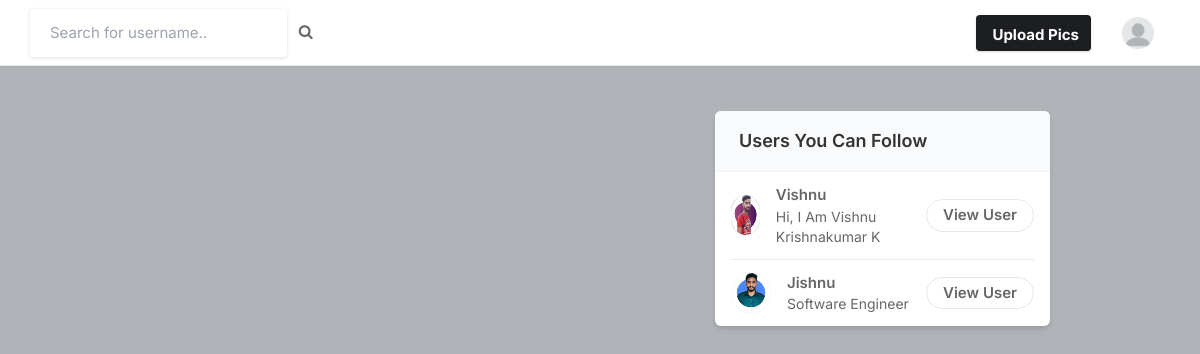
The app's page / (signed in), older data.
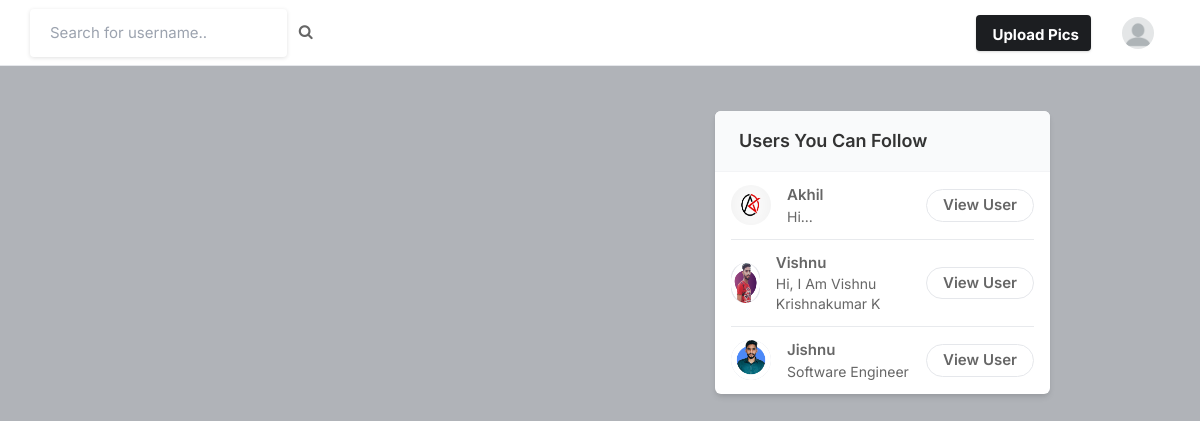
The same page, newer data.
### core/models.py (models this page shows, shortened)
class Profile(models.Model):
  user       = models.ForeignKey(User, on_delete=models.CASCADE)
  id_user    = models.IntegerField()
  bio        = models.TextField(blank=True)
  profileimg = models.ImageField(upload_to='proflie_images', default='blank-profile-picture.png')
  location   = models.CharField(max_length=100, blank=True)

### core/views.py (the view)
# urls.py: path('', views.index, name="index"),
@login_required(login_url='signin')
def index(request):
  user_object  = User.objects.get(username=request.user.username)
  user_profile = Profile.objects.get(user=user_object)
  user_following_list = []
  feed = []
  user_following = FollowersCount.objects.filter(follower=request.user.username)
  for users in user_following:
    user_following_list.append(users.user)
  for usernames in user_following_list:
    feed_lists = Post.objects.filter(user=usernames)
    feed.append(feed_lists)
  feed_lists = list(chain(*feed))
  all_users          = User.objects.all()
  user_following_all = []
  for user in user_following:
    user_list = User.objects.get(username=user.user)
    user_following_all.append(user_list)
  new_suggestions_list  = [x for x in list(all_users) if (x not in list(user_following_all))]
  current_user          = User.objects.filter(username=request.user.username)
  final_suggestions_list = [x for x in list(new_suggestions_list) if (x not in list(current_user))]
  random.shuffle(final_suggestions_list)
  username_profile      = []
  username_profile_list = []
  for users in final_suggestions_list:
    username_profile.append(users.id)
  for ids in username_profile:
    profile_lists = Profile.objects.filter(id_user=ids)
    username_profile_list.append(profile_lists)
  suggestions_username_profile_list = list(chain(*username_profile_list))
  return render(request, 'index.html', {'user_profile': user_profile, 'posts': feed_lists, 'suggestions_username_profile_list': suggestions_username_profile_list})

### templates/index.html (shortened to what this page needs)
{% load static %}
<!DOCTYPE html>
<html lang="en">
<head>
    <link rel="stylesheet" href="{% static 'assets/css/icons.css' %}">
    <link rel="stylesheet" href="{% static 'assets/css/uikit.css' %}">
    <link rel="stylesheet" href="{% static 'assets/css/style.css' %}">
    <link rel="stylesheet" href="{% static 'assets/css/tailwind.css' %}">
    <link rel="stylesheet" href="https://cdnjs.cloudflare.com/ajax/libs/font-awesome/4.7.0/css/font-awesome.min.css">
</head>
<body>
    <header>
        <div class="header_inner">
            <form action="{% url "search" %}" method="POST">
            <div class="left-side">
                    <input type="text" name="username" placeholder="Search for username..">&nbsp; &nbsp;
                    <button type="submit"><i class="fa fa-search fa-1x"></i></button>
            </div>
            </form>
            <div class="right-side lg:pr-4">
                <div class="flex justify-center items-center">
                    <a href="#"
                        class="bg-pink-500 flex items-center font-bold hidden hover:bg-pink-600 hover:text-white inline-block items-center lg:block max-h-10 mr-4 px-3 py-1 rounded shadow text-white">
                        <span class="">Upload Pics</span>
                    </a>
                </div>
                <a href="#">
                    <img src="{{user_profile.profileimg.url}}" class="header-avatar" alt="">
                </a>
            </div>
        </div>
    </header>
    <div class="container m-auto">
        <div class="lg:flex justify-center lg:space-x-10 lg:space-y-0 space-y-5">
            <div class="space-y-5 flex-shrink-0 lg:w-7/12">
            </div>
            <div class="lg:w-5/12">
                <div class="bg-white  shadow-md rounded-md overflow-hidden">
                    <div class="bg-gray-50  border-b border-gray-100 flex items-baseline justify-between py-4 px-6 ">
                        <h2 class="font-semibold text-lg">Users You Can Follow</h2>
                    </div>
                    <div class="divide-gray-300 divide-gray-50 divide-opacity-50 divide-y px-4 ">
                        {% for suggestion in suggestions_username_profile_list %}
                        <div class="flex items-center justify-between py-3">
                            <div class="flex flex-1 items-center space-x-4">
                                <a href="{% url "profile" suggestion.user %}">
                                    <img src="{{suggestion.profileimg.url}}"
                                        class="bg-gray-200 rounded-full w-10 h-10">
                                </a>
                                <div class="flex flex-col">
                                    <span class="block capitalize font-semibold"> {{suggestion.user}} </span>
                                    <span class="block capitalize text-sm"> {{suggestion.bio}} </span>
                                </div>
                            </div>
                            <a href="{% url "profile" suggestion.user %}"
                                class="border border-gray-200 font-semibold px-4 py-1 rounded-full hover:bg-pink-600 hover:text-white hover:border-pink-600 ">
                                View User </a>
                        </div>
                        {% endfor %}
                    </div>
                </div>
            </div>
        </div>
    </div>
</body>
</html>

### static/assets/css/style.css (style rules this page uses)
body { background-color: #B0B3B8!important; }
button { vertical-align: middle; }
input { height: 48px; line-height: 48px; padding: 0 20px; outline: none; font-size: 15px; color: #808080; max-width: 100%; width: 100%; -webkit-box-sizing: border-box; box-sizing: border-box; display: block; font-weight: 400; opacity: 1; border-radius: 4px; border: none; -webkit-box-shadow: 0 1px 4px 0px rgba(0, 0, 0, 0.12); box-shadow: 0 1px 4px 0px rgba(0, 0, 0, 0.12); }
input[type="text"], input[type="password"], input[type="email"], input[type="number"] { height: 48px; line-height: 48px; padding: 0 20px; outline: none; font-size: 15px; color: #808080; max-width: 100%; width: 100%; -webkit-box-sizing: border-box; box-sizing: border-box; display: block; font-weight: 400; opacity: 1; border-radius: 4px; border: none; -webkit-box-shadow: 0 1px 4px 0px rgba(0, 0, 0, 0.12); box-shadow: 0 1px 4px 0px rgba(0, 0, 0, 0.12); }
input { -webkit-transition: all 0.1s ease-in-out; transition: all 0.1s ease-in-out; }
::placeholder { color: #808080; opacity: 1; }
button { border: none; margin: 0; padding: 0; width: auto; overflow: visible; background: transparent; color: inherit; font: inherit; line-height: normal; cursor: pointer; }
a { color: #be185d; -webkit-transition: 0.3s; transition: 0.3s; outline: none !important; }
button { outline: none !important; }
img { max-width: 100%; }
body { color: #666; font-size: 15px; line-height: 27px; background-color: #f0f2f5; font-family: "Inter", sans-serif; text-transform: none; }
h1, h2, h3, h4, h5, h6 { font-family: "Inter", sans-serif; text-transform: none; }
input[type="text"], input[type="password"], input[type="email"] { font-family: "Inter", sans-serif; text-transform: none; }
button, body .pac-container { font-family: "Inter", sans-serif; text-transform: none; }
h1, h2, h3, h4, h5, h6 { color: #333; font-weight: 500; margin: 0; padding: 0; }
h2 { font-size: 26px; }
@media (min-width: 1024px) { .container { max-width: 900px !important; padding-top: 45px; } }
header { background-color: #fff; left: 0; right: 0; top: 0; z-index: 99; height: 66px; display: -webkit-box; display: -ms-flexbox; display: flex; -webkit-box-align: center; -ms-flex-align: center; align-items: center; border-bottom: 1px solid #e5e7eb; }
header .header_inner { display: -webkit-box; display: -ms-flexbox; display: flex; -webkit-box-align: center; -ms-flex-align: center; align-items: center; max-width: 1090px; margin: auto; width: 100%; max-width: 100% !important; padding: 0 30px; }
header .header_inner .left-side { display: -webkit-box; display: -ms-flexbox; display: flex; -webkit-box-align: center; -ms-flex-align: center; align-items: center; }
header .header_inner .right-side { display: -webkit-box; display: -ms-flexbox; display: flex; -webkit-box-align: center; -ms-flex-align: center; align-items: center; -webkit-box-pack: end; -ms-flex-pack: end; justify-content: flex-end; margin-left: auto; }
header .header_inner .right-side .header-avatar { width: 32px; height: 32px; border-radius: 100%; margin-left: 15px; }

Row changes from the older to the newer data that the page shows:
added Profile: profileimg (picture), user "Akhil", bio "Hi..."
